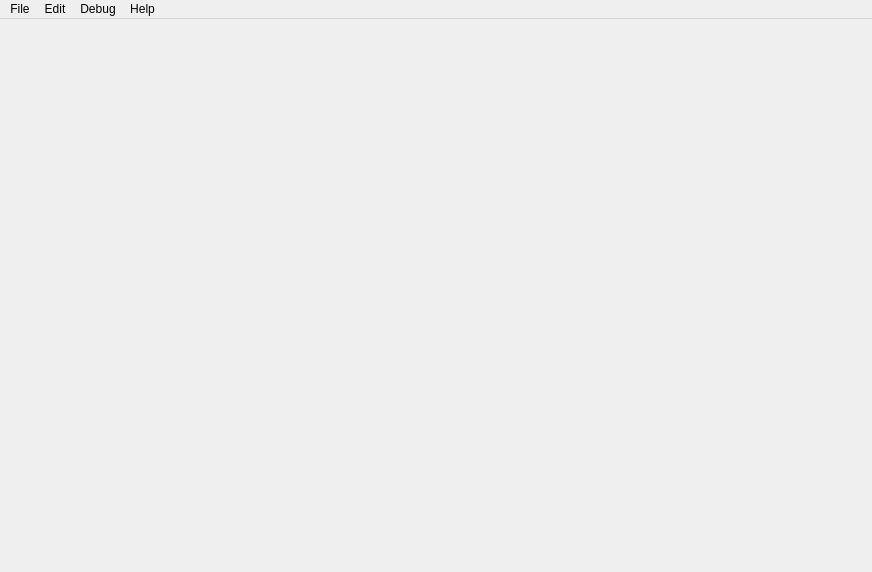
<?xml version="1.0" encoding="UTF-8"?>
<ui version="4.0">
 <class>MainWindow</class>
 <widget class="QMainWindow" name="MainWindow">
  <property name="geometry">
   <rect>
    <x>0</x>
    <y>0</y>
    <width>872</width>
    <height>572</height>
   </rect>
  </property>
  <property name="windowTitle">
   <string>MainWindow</string>
  </property>
  <property name="styleSheet">
   <string notr="true">

InputWidget, HistoryWidget, RunWidget {
	background-color: #f1f1f1;
}

#title {
	font-size: 20px;
	color: #424242;
}

InputWidget &gt; QPushButton {
	background: none;
	border: 2px solid #666666;
	border-radius: 22px;

	width: 40px;
	height: 40px;
}

HistoryWidget &gt; QToolButton, #closeButton {
	background: none;
	border: 2px solid #666666;
	border-radius: 13px;
	color: #666666;
	font-weight: bold;
	font-size: 15px;
	width: 20px;
	height: 20px;
}

MarkovWordWidget &gt; *{
	background-color: #f1f1f1;
}

InputWidget &gt; QPushButton:disabled {
	border-color: #c7c7c7;
}

InputWidget &gt; QPushButton:hover, HistoryWidget &gt; QToolButton:hover, #closeButton:hover  {
	background-color: #4ea6ea;
	border-color: #4ea6ea;
	color: #fff;
}

InputWidget &gt; QPushButton:pressed, HistoryWidget &gt; QToolButton:pressed, #closeButton:pressed{
	background-color: #207abf;
	border-color: #207abf;
	padding:0;
	color: #fff;
}

InputWidget &gt; #lineEdit {
	font-size: 17px;

}

InputWidget &gt; #saveButton {
	image: url(:/icons/save-dark.png);
}

#closeButton {
	image: url(:/icons/close-dark.png);
}

#closeButton:hover, #closeButton:pressed  {
	image: url(:/icons/close-light.png);
}

InputWidget &gt; #saveButton:hover, InputWidget &gt; #saveButton:pressed {
	image: url(:/icons/save-light.png);
}

InputWidget &gt; #runButton {
	image: url(:/icons/run-dark.png);
}

InputWidget &gt; #runButton:hover, InputWidget &gt; #runButton:pressed {
	image: url(:/icons/run-light.png);
}

InputWidget &gt; #runButton:disabled {
	image: url(:/icons/run-mid.png);
}

InputWidget &gt; #runWithDebug {
	image: url(:/icons/debug-dark.png);
}

InputWidget &gt; #runWithDebug:hover, InputWidget &gt; #runWithDebug:pressed {
	image: url(:/icons/debug-light.png);
}

InputWidget &gt; #runWithDebug:disabled {
	image: url(:/icons/debug-mid.png);
}

RunWidget &gt; #inputWord, RunWidget &gt; #outputWord, RunWidget &gt; #errorTitle, 
RunWidget &gt; #errorDescription
{
	font-size: 14px;
}

RunWidget &gt; #steps, RunWidget &gt; #stepsNumber {
	font-size: 16px;
	/*padding-left: 0px;
	padding-top: 3px;
	padding-bottom: 3px;*/
}

QMainWindow {
	background-color:#fff;
}

</string>
  </property>
  <widget class="QWidget" name="centralWidget">
   <property name="styleSheet">
    <string notr="true"/>
   </property>
   <layout class="QHBoxLayout" name="horizontalLayout" stretch="0,0">
    <property name="spacing">
     <number>0</number>
    </property>
    <property name="leftMargin">
     <number>0</number>
    </property>
    <property name="topMargin">
     <number>0</number>
    </property>
    <property name="rightMargin">
     <number>0</number>
    </property>
    <property name="bottomMargin">
     <number>0</number>
    </property>
    <item>
     <layout class="QVBoxLayout" name="verticalLayout_3">
      <property name="spacing">
       <number>11</number>
      </property>
      <property name="leftMargin">
       <number>11</number>
      </property>
      <property name="topMargin">
       <number>11</number>
      </property>
      <property name="bottomMargin">
       <number>11</number>
      </property>
      <item>
       <widget class="EditorWindowWidget" name="editorWindow" native="true">
        <property name="sizePolicy">
         <sizepolicy hsizetype="Preferred" vsizetype="Expanding">
          <horstretch>0</horstretch>
          <verstretch>0</verstretch>
         </sizepolicy>
        </property>
        <property name="minimumSize">
         <size>
          <width>0</width>
          <height>0</height>
         </size>
        </property>
        <property name="baseSize">
         <size>
          <width>0</width>
          <height>0</height>
         </size>
        </property>
       </widget>
      </item>
      <item>
       <widget class="RunWidget" name="runWidget" native="true">
        <property name="sizePolicy">
         <sizepolicy hsizetype="Preferred" vsizetype="Minimum">
          <horstretch>0</horstretch>
          <verstretch>0</verstretch>
         </sizepolicy>
        </property>
       </widget>
      </item>
      <item>
       <widget class="DebugRunWidget" name="debugRun" native="true">
        <property name="sizePolicy">
         <sizepolicy hsizetype="Preferred" vsizetype="Minimum">
          <horstretch>0</horstretch>
          <verstretch>0</verstretch>
         </sizepolicy>
        </property>
       </widget>
      </item>
     </layout>
    </item>
    <item>
     <layout class="QVBoxLayout" name="rightColumn">
      <property name="spacing">
       <number>11</number>
      </property>
      <property name="leftMargin">
       <number>11</number>
      </property>
      <property name="topMargin">
       <number>11</number>
      </property>
      <property name="rightMargin">
       <number>11</number>
      </property>
      <property name="bottomMargin">
       <number>11</number>
      </property>
      <item>
       <widget class="InputWidget" name="input" native="true">
        <property name="maximumSize">
         <size>
          <width>300</width>
          <height>16777215</height>
         </size>
        </property>
        <property name="autoFillBackground">
         <bool>true</bool>
        </property>
        <property name="styleSheet">
         <string notr="true"/>
        </property>
       </widget>
      </item>
      <item>
       <widget class="HistoryWidget" name="history" native="true">
        <property name="maximumSize">
         <size>
          <width>300</width>
          <height>16777215</height>
         </size>
        </property>
        <property name="autoFillBackground">
         <bool>true</bool>
        </property>
       </widget>
      </item>
      <item>
       <spacer name="verticalSpacer">
        <property name="orientation">
         <enum>Qt::Vertical</enum>
        </property>
        <property name="sizeHint" stdset="0">
         <size>
          <width>20</width>
          <height>40</height>
         </size>
        </property>
       </spacer>
      </item>
     </layout>
    </item>
   </layout>
  </widget>
  <widget class="QMenuBar" name="menuBar">
   <property name="geometry">
    <rect>
     <x>0</x>
     <y>0</y>
     <width>872</width>
     <height>26</height>
    </rect>
   </property>
   <widget class="QMenu" name="menuFile">
    <property name="title">
     <string>File</string>
    </property>
    <addaction name="actionNew"/>
    <addaction name="actionOpen"/>
    <addaction name="actionSave"/>
    <addaction name="actionSave_As"/>
    <addaction name="separator"/>
    <addaction name="actionExit"/>
   </widget>
   <widget class="QMenu" name="menuAbout">
    <property name="title">
     <string>Edit</string>
    </property>
    <addaction name="actionUndo"/>
    <addaction name="actionRedo"/>
    <addaction name="separator"/>
    <addaction name="actionCopy"/>
    <addaction name="actionPaste"/>
    <addaction name="actionCut"/>
    <addaction name="actionDelete"/>
    <addaction name="separator"/>
    <addaction name="actionSelect_All"/>
   </widget>
   <widget class="QMenu" name="menuHelp">
    <property name="title">
     <string>Help</string>
    </property>
    <addaction name="actionAbout"/>
    <addaction name="actionTutorial"/>
   </widget>
   <widget class="QMenu" name="menuDebug">
    <property name="title">
     <string>Debug</string>
    </property>
    <addaction name="actionRun"/>
    <addaction name="actionDebug"/>
    <addaction name="separator"/>
    <addaction name="actionNext_Step"/>
    <addaction name="actionContinue"/>
    <addaction name="actionStop_Debug"/>
   </widget>
   <addaction name="menuFile"/>
   <addaction name="menuAbout"/>
   <addaction name="menuDebug"/>
   <addaction name="menuHelp"/>
  </widget>
  <action name="actionNew">
   <property name="text">
    <string>New</string>
   </property>
   <property name="shortcut">
    <string>Ctrl+N</string>
   </property>
  </action>
  <action name="actionOpen">
   <property name="text">
    <string>Open</string>
   </property>
   <property name="shortcut">
    <string>Ctrl+O</string>
   </property>
  </action>
  <action name="actionSave">
   <property name="text">
    <string>Save</string>
   </property>
   <property name="shortcut">
    <string>Ctrl+S</string>
   </property>
  </action>
  <action name="actionSave_As">
   <property name="text">
    <string>Save As..</string>
   </property>
   <property name="shortcut">
    <string>Ctrl+Alt+S</string>
   </property>
  </action>
  <action name="actionExit">
   <property name="text">
    <string>Exit</string>
   </property>
   <property name="shortcut">
    <string>Ctrl+W</string>
   </property>
  </action>
  <action name="actionUndo">
   <property name="text">
    <string>Undo</string>
   </property>
   <property name="shortcut">
    <string>Ctrl+Z</string>
   </property>
  </action>
  <action name="actionRedo">
   <property name="text">
    <string>Redo</string>
   </property>
   <property name="shortcut">
    <string>Ctrl+Y</string>
   </property>
  </action>
  <action name="actionCopy">
   <property name="text">
    <string>Copy</string>
   </property>
   <property name="shortcut">
    <string>Ctrl+C</string>
   </property>
  </action>
  <action name="actionPaste">
   <property name="text">
    <string>Paste</string>
   </property>
   <property name="shortcut">
    <string>Ctrl+V</string>
   </property>
  </action>
  <action name="actionCut">
   <property name="text">
    <string>Cut</string>
   </property>
   <property name="shortcut">
    <string>Ctrl+X</string>
   </property>
  </action>
  <action name="actionDelete">
   <property name="text">
    <string>Delete</string>
   </property>
   <property name="shortcut">
    <string>Del</string>
   </property>
  </action>
  <action name="actionSelect_All">
   <property name="text">
    <string>Select All</string>
   </property>
   <property name="shortcut">
    <string>Ctrl+A</string>
   </property>
  </action>
  <action name="actionAbout">
   <property name="text">
    <string>About</string>
   </property>
  </action>
  <action name="actionTutorial">
   <property name="text">
    <string>Tutorial</string>
   </property>
   <property name="shortcut">
    <string>F1</string>
   </property>
  </action>
  <action name="actionEnglish">
   <property name="checkable">
    <bool>true</bool>
   </property>
   <property name="checked">
    <bool>true</bool>
   </property>
   <property name="text">
    <string>English</string>
   </property>
  </action>
  <action name="actionUkrainian">
   <property name="checkable">
    <bool>true</bool>
   </property>
   <property name="text">
    <string>Ukrainian</string>
   </property>
  </action>
  <action name="actionRun">
   <property name="text">
    <string>Run</string>
   </property>
   <property name="shortcut">
    <string>F5</string>
   </property>
  </action>
  <action name="actionDebug">
   <property name="text">
    <string>Debug</string>
   </property>
   <property name="shortcut">
    <string>Shift+F5</string>
   </property>
  </action>
  <action name="actionNext_Step">
   <property name="text">
    <string>Next Step</string>
   </property>
   <property name="shortcut">
    <string>F10</string>
   </property>
  </action>
  <action name="actionContinue">
   <property name="text">
    <string>Continue</string>
   </property>
   <property name="shortcut">
    <string>F5</string>
   </property>
  </action>
  <action name="actionStop_Debug">
   <property name="text">
    <string>Stop Debug</string>
   </property>
  </action>
 </widget>
 <layoutdefault spacing="6" margin="11"/>
 <customwidgets>
  <customwidget>
   <class>EditorWindowWidget</class>
   <extends>QWidget</extends>
   <header>EditorWindowWidget.h</header>
   <container>1</container>
  </customwidget>
  <customwidget>
   <class>DebugRunWidget</class>
   <extends>QWidget</extends>
   <header>DebugRunWidget.h</header>
   <container>1</container>
  </customwidget>
  <customwidget>
   <class>RunWidget</class>
   <extends>QWidget</extends>
   <header>RunWidget.h</header>
   <container>1</container>
  </customwidget>
  <customwidget>
   <class>InputWidget</class>
   <extends>QWidget</extends>
   <header>InputWidget.h</header>
   <container>1</container>
  </customwidget>
  <customwidget>
   <class>HistoryWidget</class>
   <extends>QWidget</extends>
   <header>HistoryWidget.h</header>
   <container>1</container>
  </customwidget>
 </customwidgets>
 <resources/>
 <connections/>
</ui>
